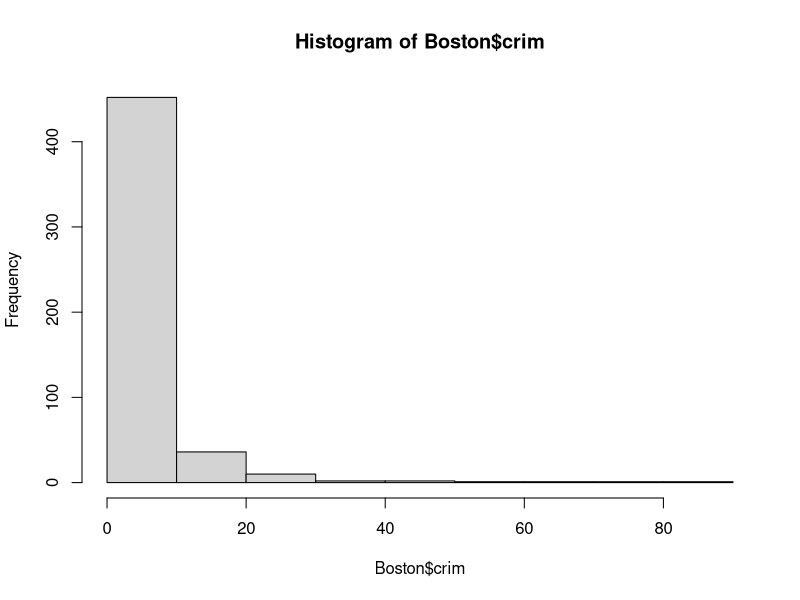
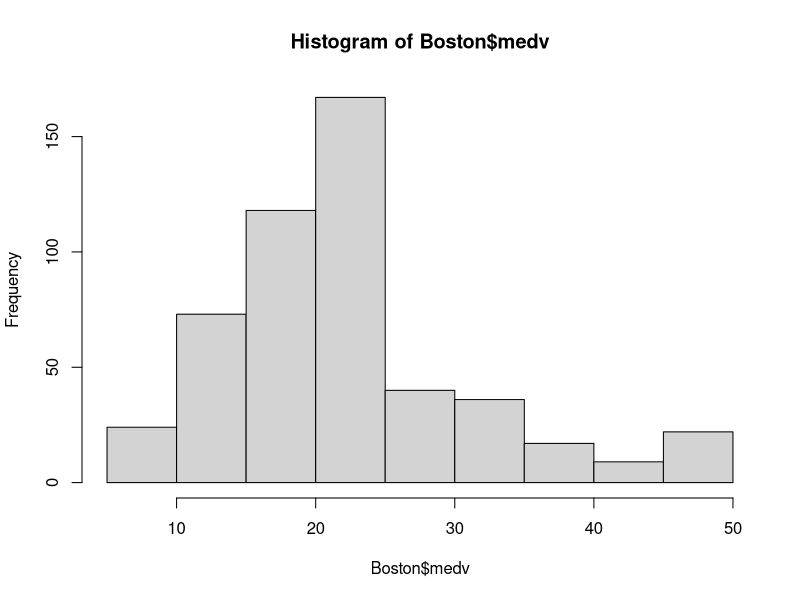
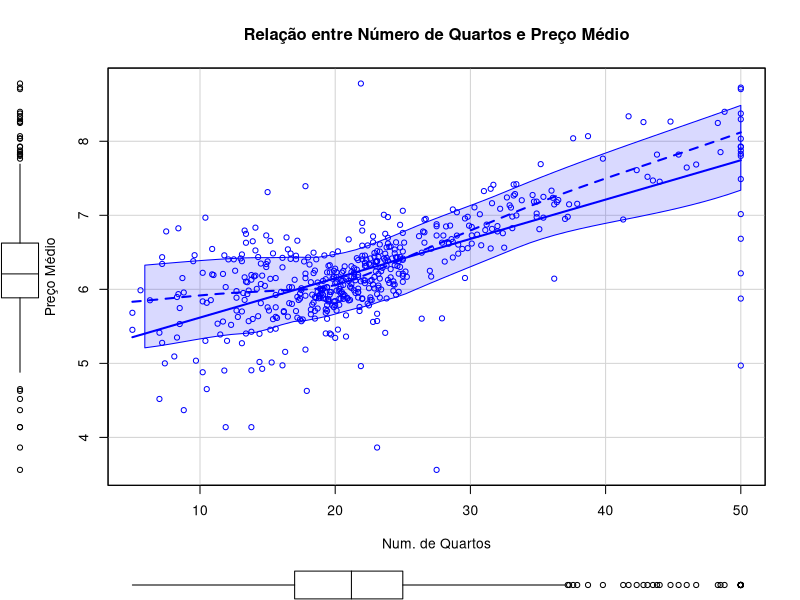

Generate these figures, in order, with R:
## ---- chunk 1
require(MASS)
data("Boston")
## ---- chunk 2
typeof(Boston)
## ---- chunk 3
str(Boston)
## ---- chunk 4
cat("Média", mean(Boston$medv), "Mediana", median(Boston$medv), "Desvio Padrão", sd(Boston$medv))
## ---- chunk 5
cat("Média do número de quartos por habitação:", mean(Boston$rm))
## ---- chunk 6
hist(Boston$crim)
## ---- chunk 7
hist(Boston$medv)
## ---- chunk 8
require(car)
scatterplot(rm~medv, data = Boston,
            xlab = "Num. de Quartos",
            ylab = "Preço Médio",
            main = "Relação entre Número de Quartos e Preço Médio")
